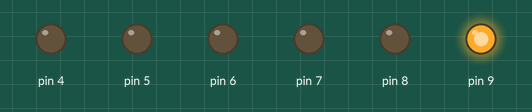
The sketch below on a simulated Arduino Uno, built with avr-gcc and run on an emulated ATmega328P. On the bench: output pins drawn as LEDs (lit = HIGH).

Above: at 0.05 s.
At 0.49 s:
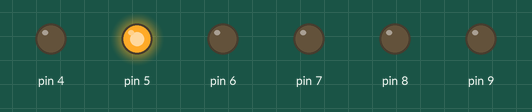
At 0.6 s:
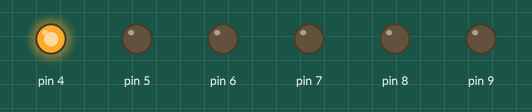
At 1.04 s:
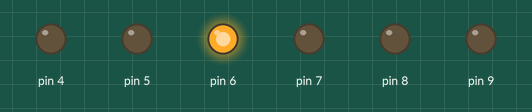
At 1.48 s:
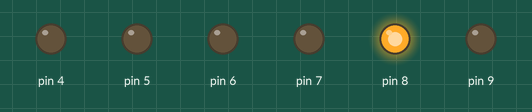
At 2.91 s:
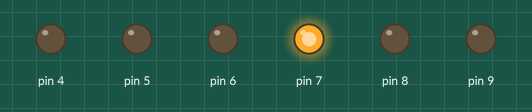
Timing chart, 0 to 3.2 s (numbered marks = the images above):
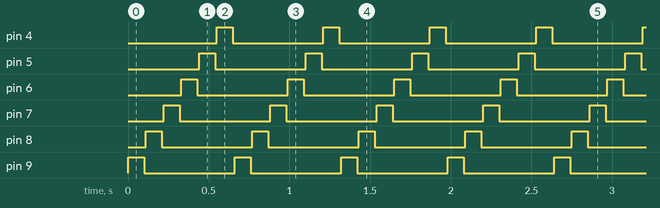

Measured:
- by itself, pin 4–9: alternates HIGH for 0.10 s and LOW for 0.56 s
- by itself, everything shown: repeats every 0.66 s, in 6 steps

The sketch:

copy_of_project_1_led_flasher1.ino
```cpp
void setup()
{


  pinMode(9,OUTPUT);
  pinMode(8,OUTPUT);
  pinMode(7,OUTPUT);
  pinMode(6,OUTPUT);
  pinMode(5,OUTPUT);

  pinMode(4,OUTPUT);
}
void loop()
{
  digitalWrite(9,HIGH);
  delay(100);
  digitalWrite(9,LOW);
  delay(10);

  digitalWrite(8,HIGH);
  delay(100);
  digitalWrite(8,LOW);
  delay(10);

  digitalWrite(7,HIGH);
  delay(100);
  digitalWrite(7,LOW);
  delay(10);

  digitalWrite(6,HIGH);
  delay(100);
  digitalWrite(6,LOW);
  delay(10);

  digitalWrite(5,HIGH);
  delay(100);
  digitalWrite(5,LOW);
  delay(10);

  digitalWrite(4,HIGH);
  delay(100);
  digitalWrite(4,LOW);
  delay(10);

}
```
